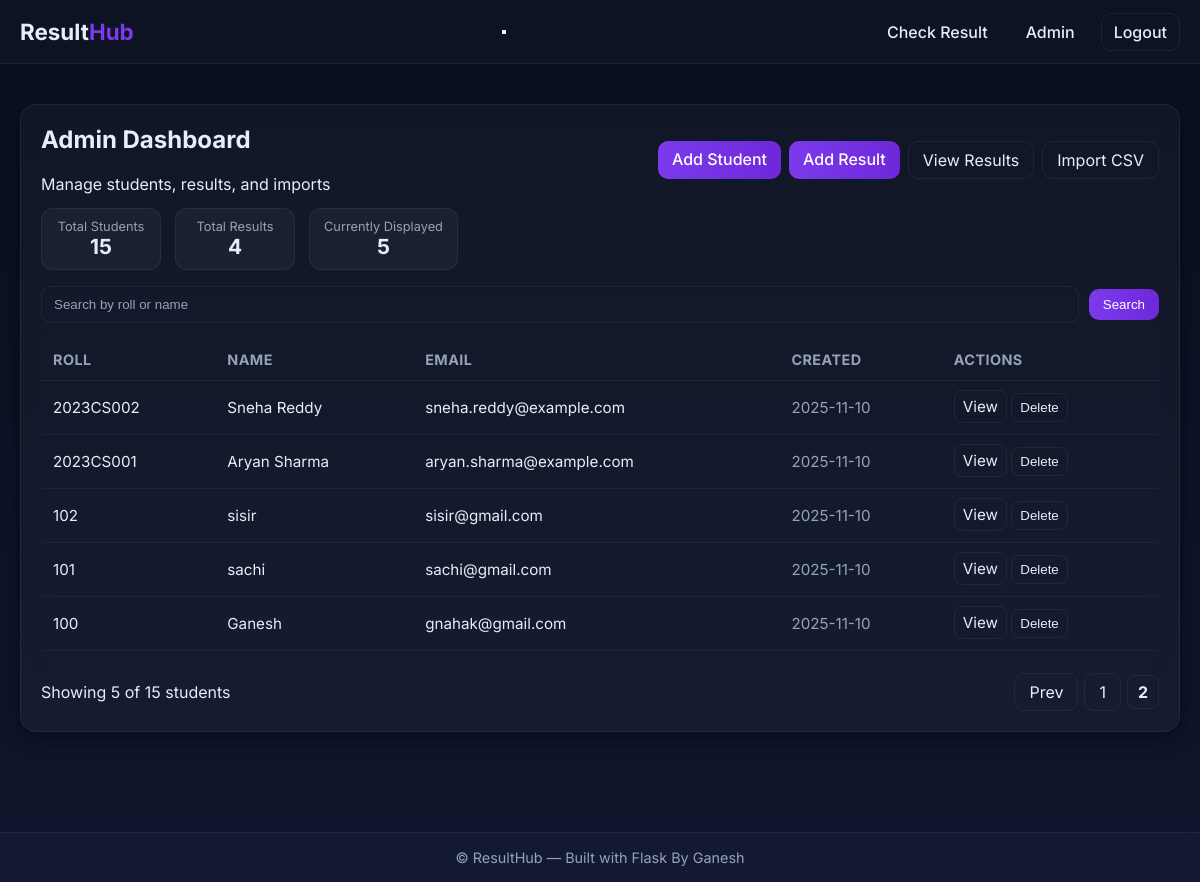
/admin?q=&page=2 (signed in), run on the app's committed database.
### models.py (models this page shows, shortened)
class Student(db.Model):
    id = db.Column(db.Integer, primary_key=True)
    roll = db.Column(db.String(64), unique=True, nullable=False)
    name = db.Column(db.String(128), nullable=False)
    email = db.Column(db.String(128), unique=True, nullable=True)
    created_at = db.Column(db.DateTime, default=datetime.utcnow)
    results = db.relationship('Result', backref='student', lazy=True)

### app.py (the view)
@app.route('/admin')
def admin_dashboard():
    if not is_admin_logged_in():
        return redirect(url_for('login'))
    try:
        page = int(request.args.get('page', 1))
        if page < 1:
            page = 1
    except ValueError:
        page = 1
    per_page = 10
    q = (request.args.get('q') or '').strip()
    base_query = Student.query
    if q:
        like_expr = f"%{q}%"
        base_query = base_query.filter(or_(
            Student.roll.ilike(like_expr),
            Student.name.ilike(like_expr)
        ))
    total = base_query.count()
    total_pages = max(1, math.ceil(total / per_page))
    students = base_query.order_by(Student.created_at.desc()) \
                         .offset((page - 1) * per_page) \
                         .limit(per_page) \
                         .all()
    stats = {
        'total_students': Student.query.count(),
        'shown': len(students),
        'total_results': Result.query.count()
    }
    return render_template('admin/dashboard.html',
                           students=students,
                           q=q,
                           page=page,
                           total_pages=total_pages,
                           per_page=per_page,
                           total=total,
                           stats=stats)

### app.py (called while the page is built)
@app.context_processor
def inject_site_config():
    return {'SITE_NAME': app.config.get('SITE_NAME', 'ResultHub')}

def is_admin_logged_in():
    return session.get('admin_logged_in')

### templates/admin/dashboard.html (shortened to what this page needs)
{% extends 'base.html' %}
{% block content %}
<section class="card card-lg">
  <div class="card-header" style="display:flex;align-items:center;justify-content:space-between;flex-wrap:wrap;gap:10px;">
    <div>
      <h2 style="margin:0;">Admin Dashboard</h2><br>
      <p class="muted">Manage students, results, and imports</p>
    </div>
    <div style="display:flex;gap:8px;flex-wrap:wrap;">
      <a href="{{ url_for('add_student') }}" class="btn">Add Student</a>
      <a href="{{ url_for('add_result') }}" class="btn">Add Result</a>
      <a href="{{ url_for('view_results') }}" class="btn-outline">View Results</a>
      <a href="{{ url_for('import_students') }}" class="btn-outline">Import CSV</a>
    </div>
  </div>
  <div style="display:flex;gap:14px;flex-wrap:wrap;margin-top:14px;">
    <div class="summary-item">
      <div class="summary-title">Total Students</div>
      <div class="summary-value">{{ stats.total_students }}</div>
    </div>
    <div class="summary-item">
      <div class="summary-title">Total Results</div>
      <div class="summary-value">{{ stats.total_results }}</div>
    </div>
    <div class="summary-item">
      <div class="summary-title">Currently Displayed</div>
      <div class="summary-value">{{ students|length }}</div>
    </div>
  </div>
  <form method="get" action="{{ url_for('admin_dashboard') }}" class="form-inline" style="margin-top:16px;">
    <input class="input" type="search" name="q" placeholder="Search by roll or name" value="{{ q }}">
    <button class="btn" type="submit">Search</button>
  </form>
  <div class="table-wrap" style="margin-top:16px;">
    <table class="table">
      <thead>
        <tr>
          <th>Roll</th>
          <th>Name</th>
          <th>Email</th>
          <th class="text-right">Created</th>
          <th class="text-right">Actions</th>
        </tr>
      </thead>
      <tbody>
        {% for s in students %}
        <tr>
          <td>{{ s.roll }}</td>
          <td>{{ s.name }}</td>
          <td>{{ s.email or '-' }}</td>
          <td class="text-right" style="color:var(--muted);font-size:0.95rem;">
            {{ s.created_at.strftime('%Y-%m-%d') }}
          </td>
          <td class="text-right">
            <a href="{{ url_for('view_results') }}?roll={{ s.roll }}" class="btn-outline" style="padding:6px 8px;border-radius:8px;">View</a>
            <form action="{{ url_for('delete_student', student_id=s.id) }}" method="post" style="display:inline;">
              <button type="submit" class="btn-outline" style="padding:6px 8px;border-radius:8px;"
                      onclick="return confirm('Delete this student and all results?')">
                Delete
              </button>
            </form>
          </td>
        </tr>
        {% else %}
        <tr>
          <td colspan="5" style="text-align:center;">No students found</td>
        </tr>
        {% endfor %}
      </tbody>
    </table>
  </div>
  <div style="display:flex;align-items:center;justify-content:space-between;margin-top:14px;flex-wrap:wrap;">
    <div class="muted">Showing {{ students|length }} of {{ total }} students</div>
    <div style="display:flex;gap:6px;align-items:center;flex-wrap:wrap;">
      {% if page > 1 %}
      <a class="btn-outline" href="{{ url_for('admin_dashboard', q=q, page=page-1) }}">Prev</a>
      {% endif %}
      {% set start = page - 2 if page - 2 > 0 else 1 %}
      {% set end = page + 2 if page + 2 <= total_pages else total_pages %}
      {% for p in range(start, end + 1) %}
      {% if p == page %}
      <span class="btn" style="background:transparent;border:1px solid rgba(255,255,255,0.06);
            color:var(--text);padding:6px 10px;border-radius:8px;font-weight:700;">{{ p }}</span>
      {% else %}
      <a class="btn-outline" href="{{ url_for('admin_dashboard', q=q, page=p) }}">{{ p }}</a>
      {% endif %}
      {% endfor %}
    </div>
  </div>
</section>
{% endblock %}

### static/css/style.css (style rules this page uses)
.card { width: 100%; max-width: 100%; margin: 0 auto 22px; padding: 20px; border-radius: 14px; box-shadow: 0 8px 28px rgba(0,0,0,0.55); }
.table-wrap { width: 100%; overflow-x: auto; padding-bottom: 8px; }
body, html { height: 100%; }
:root { --bg-start: #0a0f1f; --bg-end: #0f162d; --card-bg: rgba(255, 255, 255, 0.03); --border: rgba(255, 255, 255, 0.06); --accent: #7c3aed; --accent-hover: #6d28d9; --text: #e6eef8; --muted: #94a3b8; --success: #10b981; --danger: #ef4444; --shadow: rgba(0, 0, 0, 0.45); }
* { box-sizing: border-box; margin: 0; padding: 0; }
body { font-family: "Inter", system-ui, sans-serif; background: linear-gradient(180deg, var(--bg-start), var(--bg-end)); background-attachment: fixed; color: var(--text); min-height: 100vh; display: flex; flex-direction: column; overflow-x: hidden; }
body::before { content: ""; position: fixed; top: 0; left: 0; right: 0; bottom: 0; background: url("../images/space-bg.jpg") center/cover no-repeat; opacity: 0.15; filter: blur(6px); z-index: -1; }
.btn { background: linear-gradient(90deg, var(--accent), var(--accent-hover)); color: white; padding: 8px 14px; border-radius: 10px; border: none; cursor: pointer; text-decoration: none; font-weight: 500; transition: 0.2s ease-in-out; }
.btn-outline { background: transparent; color: var(--text); border: 1px solid var(--border); padding: 8px 14px; border-radius: 10px; text-decoration: none; transition: 0.2s ease-in-out; }
.card { background: var(--card-bg); border: 1px solid var(--border); border-radius: 16px; box-shadow: 0 6px 20px var(--shadow); backdrop-filter: blur(12px); padding: 20px; margin-bottom: 20px; transition: all 0.3s ease; }
.card-header { display: flex; align-items: center; justify-content: space-between; flex-wrap: wrap; }
.table-wrap { overflow-x: auto; border-radius: 12px; }
.table { width: 100%; border-collapse: collapse; min-width: 600px; }
.table thead th { padding: 12px; text-align: left; color: var(--muted); border-bottom: 1px solid var(--border); font-size: 0.9rem; text-transform: uppercase; letter-spacing: 0.03em; }
.table tbody td { padding: 12px; border-bottom: 1px solid rgba(255, 255, 255, 0.04); font-size: 0.95rem; }
.table td, .table th { text-align: left; }
.text-right { text-align: right; }
.summary-item { background: rgba(255, 255, 255, 0.04); border: 1px solid var(--border); border-radius: 12px; padding: 10px 14px; text-align: center; min-width: 120px; }
.summary-title { color: var(--muted); font-size: 0.8rem; }
.summary-value { font-size: 1.3rem; font-weight: 700; }
.form-inline { display: flex; align-items: center; gap: 10px; flex-wrap: wrap; }
.input { padding: 10px 12px; border: 1px solid var(--border); border-radius: 10px; background: transparent; color: var(--text); flex: 1; min-width: 220px; }
.input::placeholder { color: var(--muted); }

### data on the page
Student: roll "2023CS002", name "Sneha Reddy", email "sneha.reddy@example.com", created_at "2025-11-10"
Student: roll "2023CS001", name "Aryan Sharma", email "aryan.sharma@example.com", created_at "2025-11-10"
Student: roll "102", name "sisir", email "sisir@gmail.com", created_at "2025-11-10"
Student: roll "101", name "sachi", email "sachi@gmail.com", created_at "2025-11-10"
Student: roll "100", name "Ganesh", email "gnahak@gmail.com", created_at "2025-11-10"

### other printed values
{{ stats.total_students }} "15"
{{ stats.total_results }} "4"
{{ students|length }} "5"
{{ total }} "15"
{{ p }} "1"
{{ p }} "2"
{{ SITE_NAME }} "ResultHub"
